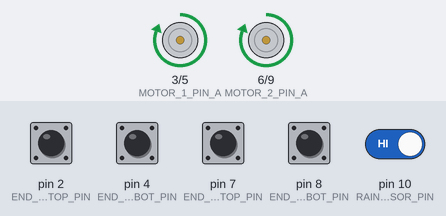
A program run on a simulated Arduino Nano, built with avr-gcc and run on an emulated ATmega328P. On the bench: motor-driver pin pairs drawn as motors (green arrow = first pin HIGH = forward, orange = second pin HIGH = backward, longer = more drive). The test bench sets the inputs (shaded band); at power-on: pin 2 (END_STOP_1_TOP_PIN), pin 4 (END_STOP_1_BOT_PIN), pin 7 (END_STOP_2_TOP_PIN), pin 8 (END_STOP_2_BOT_PIN), pin 10 (RAIN_SENSOR_PIN) HIGH.

Above: at 1.2 s.
1.3 s: pin 4 (END_STOP_1_BOT_PIN) pulled LOW for 0.15 s
At 1.37 s:
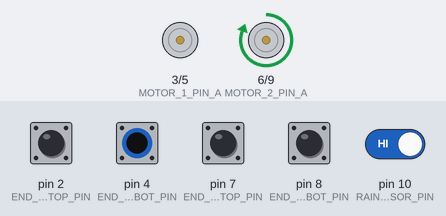
2.9 s: pin 8 (END_STOP_2_BOT_PIN) pulled LOW for 0.15 s
At 2.97 s:
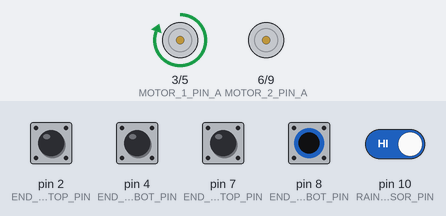
4.5 s: pin 10 (RAIN_SENSOR_PIN) driven LOW
At 5.1 s:
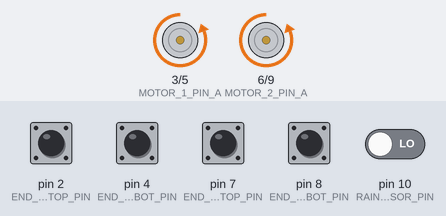
6.0 s: pin 2 (END_STOP_1_TOP_PIN) pulled LOW for 0.15 s
At 6.07 s:
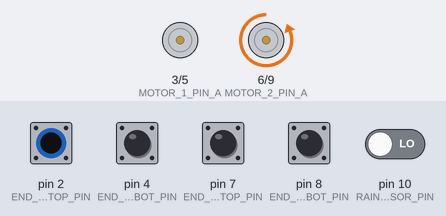
7.6 s: pin 7 (END_STOP_2_TOP_PIN) pulled LOW for 0.15 s
At 7.67 s:
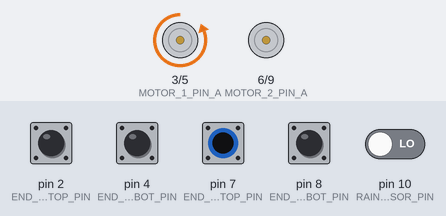
9.2 s: pin 10 (RAIN_SENSOR_PIN) driven HIGH
At 9.9 s:
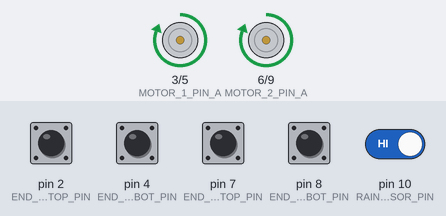
Timing chart, 0 to 11.7 s (numbered marks = the images above; inputs shaded):
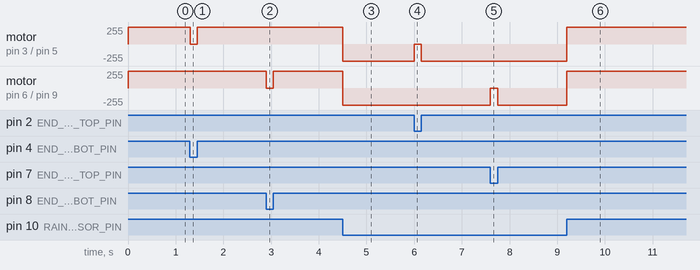

Measured:
- after the input at 1.3 s, motor on pin 3 (MOTOR_1_PIN_A) / pin 5 (MOTOR_1_PIN_B): forward 255/255 → stopped at once, → forward 255/255 0.15 s later
- after the input at 2.9 s, motor on pin 6 (MOTOR_2_PIN_A) / pin 9 (MOTOR_2_PIN_B): forward 255/255 → stopped at once, → forward 255/255 0.15 s later
- after the input at 4.5 s, motor on pin 3 (MOTOR_1_PIN_A) / pin 5 (MOTOR_1_PIN_B), motor on pin 6 (MOTOR_2_PIN_A) / pin 9 (MOTOR_2_PIN_B): forward 255/255 → backward 255/255 at once
- after the input at 6.0 s, motor on pin 3 (MOTOR_1_PIN_A) / pin 5 (MOTOR_1_PIN_B): backward 255/255 → stopped at once, → backward 255/255 0.15 s later
- after the input at 7.6 s, motor on pin 6 (MOTOR_2_PIN_A) / pin 9 (MOTOR_2_PIN_B): backward 255/255 → stopped at once, → backward 255/255 0.15 s later
- after the input at 9.2 s, motor on pin 3 (MOTOR_1_PIN_A) / pin 5 (MOTOR_1_PIN_B), motor on pin 6 (MOTOR_2_PIN_A) / pin 9 (MOTOR_2_PIN_B): backward 255/255 → forward 255/255 at once

The program:

main.cpp
```cpp
#include <Arduino.h>
#include "motor.h"
#include "sensor.h"
#include "def.h"

// put function declarations here:
Motor *motor_1;
Motor *motor_2;
Sensor *end_stop_1_top;
Sensor *end_stop_1_bot;
Sensor *end_stop_2_top;
Sensor *end_stop_2_bot;
Sensor *rain_sensor;

void setup()
{
  // put your setup code here, to run once:
  motor_1 = new Motor(MOTOR_1_PIN_A, MOTOR_1_PIN_B);
  motor_2 = new Motor(MOTOR_2_PIN_A, MOTOR_2_PIN_B);
  end_stop_1_top = new Sensor(END_STOP_1_TOP_PIN);
  end_stop_1_bot = new Sensor(END_STOP_1_BOT_PIN);
  end_stop_2_top = new Sensor(END_STOP_2_TOP_PIN);
  end_stop_2_bot = new Sensor(END_STOP_2_BOT_PIN);
  rain_sensor = new Sensor(RAIN_SENSOR_PIN);
}

void loop()
{
  // put your main code here, to run repeatedly:
  if (!rain_sensor->read()) // it's raining
  {
    if (end_stop_1_top->read())
    {
      motor_1->run(SHIELD_CLOSE, 100);
    }
    else
    {
      motor_1->stop();
    }

    if (end_stop_2_top->read())
    {
      motor_2->run(SHIELD_CLOSE, 100);
    }
    else
    {
      motor_2->stop();
    }
  }
  else // it's not raining
  {
    if (end_stop_1_bot->read())
    {
      motor_1->run(SHIELD_OPEN, 100);
    }
    else
    {
      motor_1->stop();
    }

    if (end_stop_2_bot->read())
    {
      motor_2->run(SHIELD_OPEN, 100);
    }
    else
    {
      motor_2->stop();
    }
  }
}

// put function definitions here:
```

def.h
```cpp
#define MOTOR_1_PIN_A 3
#define MOTOR_1_PIN_B 5
#define MOTOR_2_PIN_A 6
#define MOTOR_2_PIN_B 9
#define END_STOP_1_TOP_PIN 2
#define END_STOP_1_BOT_PIN 4
#define END_STOP_2_TOP_PIN 7
#define END_STOP_2_BOT_PIN 8
#define RAIN_SENSOR_PIN 10
#define SHIELD_CLOSE false
#define SHIELD_OPEN true 
```

motor.h
```cpp
#ifndef Motor_h
#define Motor_h

#include <Arduino.h>

class Motor
{
public:
    Motor(u8 pinA, u8 pinB);
    void run(bool dir, u8 speed);
    void stop();
private:
    u8 pinA;
    u8 pinB;
};

#endif
```

sensor.h
```cpp
#ifndef Sensor_h
#define Sensor_h

#include <Arduino.h>

class Sensor
{
public:
    Sensor(u8 inputPin);
    bool read();

private:
    u8 inputPin;
};

#endif
```

motor.cpp
```cpp
#include "motor.h"

Motor::Motor(u8 pinA, u8 pinB)
{
    this->pinA = pinA;
    this->pinB = pinB;
    pinMode(this->pinA, OUTPUT);
    pinMode(this->pinB, OUTPUT);
    digitalWrite(this->pinA, LOW);
    digitalWrite(this->pinB, LOW);
}
void Motor::run(bool dir, u8 speed)
{
    if (dir)
    {
        analogWrite(this->pinA, speed * 255 / 100);
        digitalWrite(this->pinB, LOW);
    }
    else
    {
        analogWrite(this->pinB, speed * 255 / 100);
        digitalWrite(this->pinA, LOW);
    }
}
void Motor::stop()
{
    digitalWrite(this->pinA, LOW);
    digitalWrite(this->pinB, LOW);
}
```

sensor.cpp
```cpp
#include "sensor.h"

Sensor::Sensor(u8 inputPin)
{
    this->inputPin = inputPin;
    pinMode(this->inputPin, INPUT_PULLUP);
}
bool Sensor::read()
{
    return digitalRead(this->inputPin);
}
```
